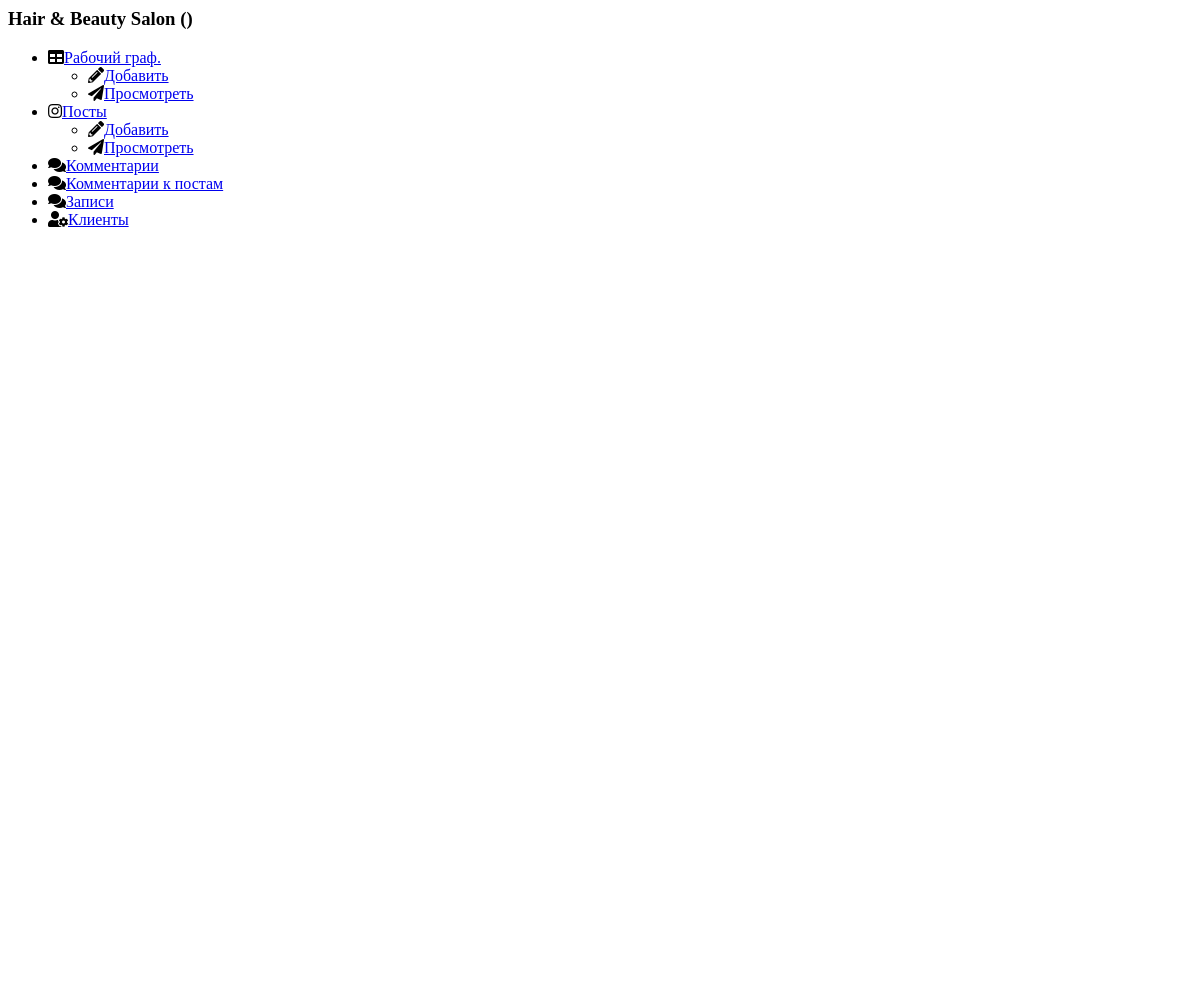
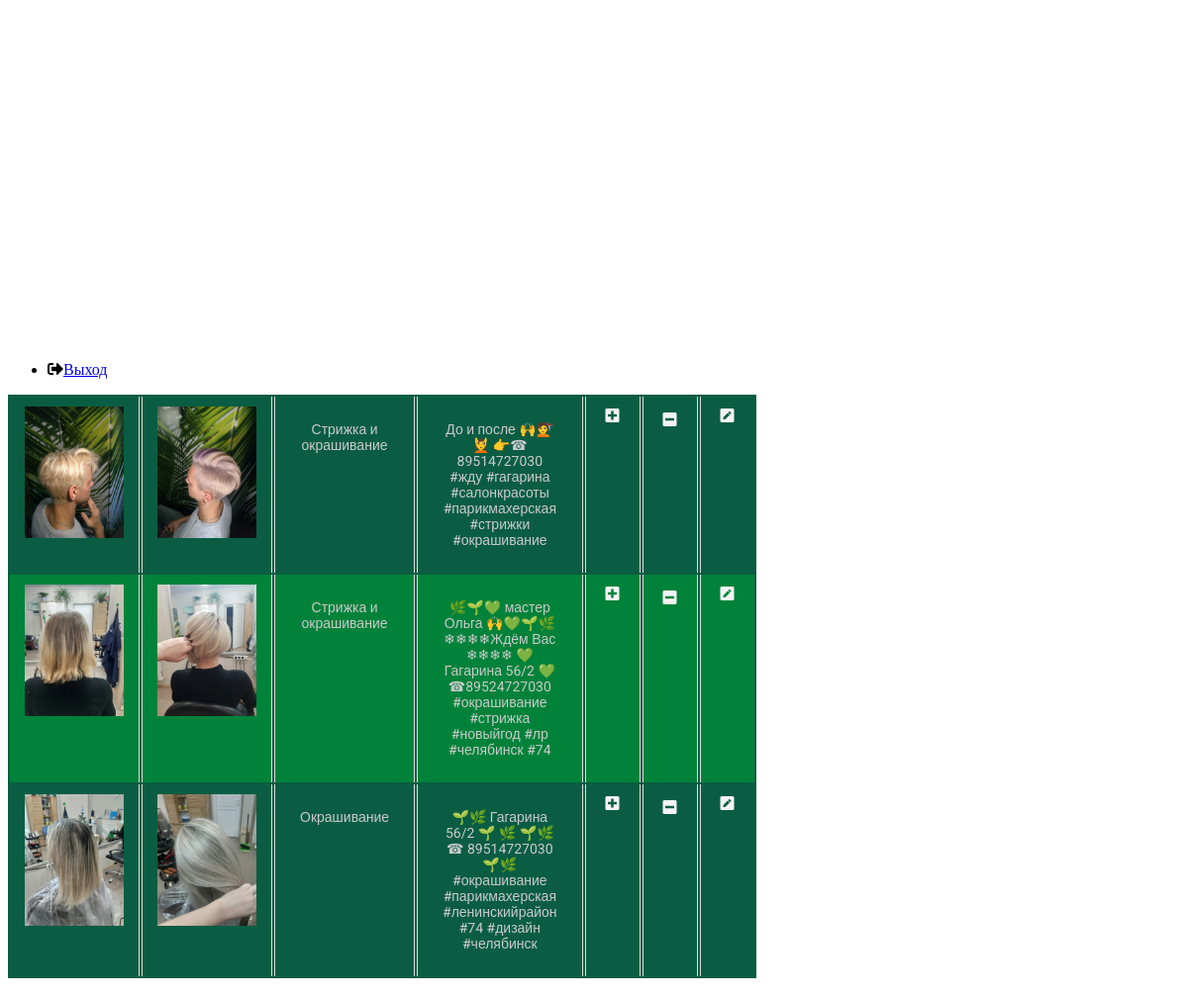
The app's page /posts/index.php with its own data (2 pictures, top to bottom).
### tables this page shows
CREATE TABLE `posts` (
  `id` int(11) NOT NULL,
  `title` varchar(255) NOT NULL,
  `image1` varchar(255) NOT NULL,
  `image2` varchar(255) DEFAULT NULL,
  `description` varchar(255) DEFAULT NULL,
  `count_like` int(11) NOT NULL
);

### posts/index.php (called while the page is built)
<?php
include $_SERVER['DOCUMENT_ROOT'] . '/bootstrap.php';
$posts = $dataPost->getAllPosts();
include $_SERVER['DOCUMENT_ROOT'] . '/posts/posts.view.php';

### BD/Connect.php (called while the page is built, shortened)
<?php
class Connect
{
    public static function make($conn)
    {
        return new PDO(
            'mysql:host=' . $conn['host'] . ';dbname=' . $conn['dbname'],
            $conn['login'],
            $conn['password'],
            $conn['options']
        );
    }
}

### bootstrap.php (called while the page is built, shortened)
<?php
include $_SERVER['DOCUMENT_ROOT'] . '/BD/Connect.php';
include $_SERVER['DOCUMENT_ROOT'] . '/APP/Models/Posts.php';
$dataPost = new Posts(Connect::make(CONN));

### APP/Models/Posts.php (called while the page is built, shortened)
<?php
class Posts
{
    protected $pdo;
    public function __construct(PDO $pdo)
    {
        $this->pdo = $pdo;
    }
    public function getAllPosts()
    {
        $stmt = $this->pdo->query('SELECT p.id, p.title, p.image1, p.image2, p.description, p.count_like,
                                            (select count(*) from commentsforposts where post_id = p.id) as comments_count
                                              FROM posts as p');
        return $stmt->fetchAll();
    }
}

### posts/posts.view.php (the view, shortened to what this page needs)
<?php
include $_SERVER['DOCUMENT_ROOT'] . '/templates/navbar.admin.php'; ?>
<link rel="stylesheet" href="/css/tableAdmin.css">
<div class="main">
    <table class="table">
        <tbody>
        <?php foreach ($posts as $post): ?>
            <tr>
                <td><img style="width: 100px;" src="../img/<?= $post->image1 ?>" alt="img" class="imgCards">
                </td>
                <td><img style="width: 100px;" src="../img/<?= $post->image2 ?>" alt="img" class="imgCards">
                </td>
                <td style="padding: 25px"><?= $post->title ?></td>
                <td style="padding: 25px"><?= $post->description ?></td>
                <td><a class="subscribe" href="/posts/new.php"><i class="fas fa-plus-square"></i></a></td>
                <td>
                    <form action="/posts/deletePost.php" method="post">
                        <button class="subscribe" name="delete"
                                onclick="return confirm('Вы действительно хотите удалить пост?');">
                            <i class="fas fa-minus-square"></i>
                        </button>
                    </form>
                </td>
                <td><a class="subscribe" href="/posts/edit.php?id=<?= $post->id ?>"><i
                                class="fas fa-pen-square"></i></a></td>
            </tr>
        <?php endforeach; ?>
        </tbody>
    </table>
</div>

### css/tableAdmin.css (style rules this page uses)
.table { width: 40%; border: none; margin-bottom: 20px; font-family: 'Roboto', sans-serif; background: #0a5d43; color: #cacaca; }
.table tbody td { text-align: center; border-left: 1px solid #ddd; border-right: 1px solid #ddd; padding: 10px 15px; font-size: 14px; vertical-align: top; }
.table thead tr th:first-child, .table tbody tr td:first-child { border-left: none; }
.table thead tr th:last-child, .table tbody tr td:last-child { border-right: none; }
.table tbody tr:nth-child(even) { background-color: #00823a; }
.subscribe { color: #f4f4f4; font-size: 16px; padding: 5px; cursor: pointer; }
button { padding: 0; border: none; font: inherit; color: inherit; background-color: transparent; cursor: pointer; }

### records on screen
posts: image1 (picture), image2 (picture), title "Стрижка и окрашивание", description "До и после 🙌💇💆 👉☎ 89514727030 #жду #гагарина #салонкрасоты #парикмахерская #стрижки #окрашивание"
posts: image1 (picture), image2 (picture), title "Стрижка и окрашивание", description "🌿🌱💚 мастер Ольга 🙌💚🌱🌿 ❄❄❄❄Ждём Вас ❄❄❄❄ 💚 Гагарина 56/2 💚☎89524727030 #окрашивание #стрижка #новыйгод #лр #челябинск #74"
posts: image1 (picture), image2 (picture), title "Окрашивание", description "🌱🌿 Гагарина 56/2 🌱 🌿 🌱🌿☎ 89514727030 🌱🌿 #окрашивание #парикмахерская #ленинскийрайон #74 #дизайн #челябинск"
